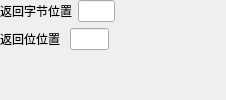
         <widget class="QWidget" name="page_2">
          <layout class="QGridLayout" name="gridLayout_25">
           <property name="leftMargin">
            <number>0</number>
           </property>
           <property name="topMargin">
            <number>0</number>
           </property>
           <property name="rightMargin">
            <number>0</number>
           </property>
           <property name="bottomMargin">
            <number>0</number>
           </property>
           <item row="0" column="0">
            <layout class="QHBoxLayout" name="horizontalLayout_160" stretch="1,1,3">
             <property name="spacing">
              <number>6</number>
             </property>
             <item>
              <widget class="QLabel" name="label_98">
               <property name="enabled">
                <bool>true</bool>
               </property>
               <property name="text">
                <string>返回字节位置</string>
               </property>
              </widget>
             </item>
             <item>
              <widget class="QLineEdit" name="bytePos"/>
             </item>
             <item>
              <spacer name="horizontalSpacer_14">
               <property name="orientation">
                <enum>Qt::Horizontal</enum>
               </property>
               <property name="sizeHint" stdset="0">
                <size>
                 <width>40</width>
                 <height>20</height>
                </size>
               </property>
              </spacer>
             </item>
            </layout>
           </item>
           <item row="1" column="0">
            <layout class="QHBoxLayout" name="horizontalLayout_161" stretch="1,1,3">
             <property name="spacing">
              <number>0</number>
             </property>
             <item>
              <widget class="QLabel" name="label_99">
               <property name="enabled">
                <bool>true</bool>
               </property>
               <property name="text">
                <string>返回位位置   </string>
               </property>
              </widget>
             </item>
             <item>
              <widget class="QLineEdit" name="bitPos"/>
             </item>
             <item>
              <spacer name="horizontalSpacer_21">
               <property name="orientation">
                <enum>Qt::Horizontal</enum>
               </property>
               <property name="sizeHint" stdset="0">
                <size>
                 <width>40</width>
                 <height>20</height>
                </size>
               </property>
              </spacer>
             </item>
            </layout>
           </item>
           <item row="2" column="0">
            <spacer name="verticalSpacer_14">
             <property name="orientation">
              <enum>Qt::Vertical</enum>
             </property>
             <property name="sizeHint" stdset="0">
              <size>
               <width>20</width>
               <height>12</height>
              </size>
             </property>
            </spacer>
           </item>
          </layout>
         </widget>
